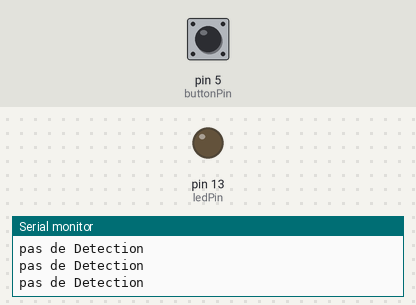
Simulated run of this sketch. Board: Arduino Uno, built with avr-gcc and run on an emulated ATmega328P. Parts: output pins drawn as LEDs (lit = HIGH), the last lines printed to the serial monitor. The test bench sets the inputs (shaded band); at power-on: pin 5 (buttonPin) LOW.

Above: at 1.2 s.
1.3 s: pin 5 (buttonPin) pulled HIGH for 0.15 s
At 1.4 s:
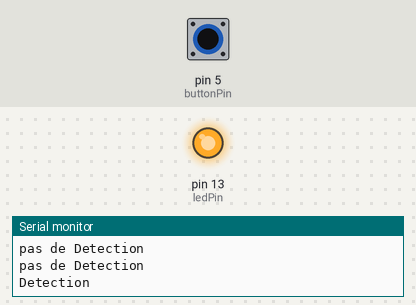
3.0 s: pin 5 (buttonPin) pulled HIGH for 3.2 s
At 6.9 s:
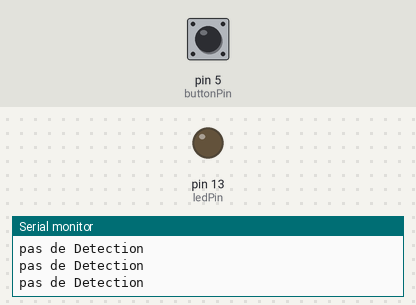
Timing chart, 0 to 8.4 s (numbered marks = the images above; inputs shaded):
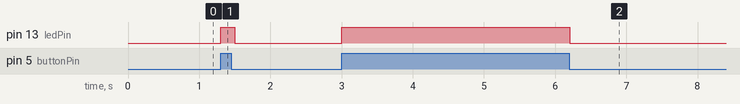

Measured:
- after the input at 1.3 s, pin 13 (ledPin): LOW → HIGH at once, → LOW 0.20 s later
- after the input at 3.0 s, pin 13 (ledPin): LOW → HIGH at once, → LOW 3.2 s later

The sketch:

PIR_simple.ino
```cpp
const int buttonPin = 5; // broche du capteur PIR
const int ledPin = 13; // la LED du Arduino
int buttonState = 0; // etat de la sortie du capteur

void setup()
{
  pinMode(ledPin, OUTPUT); //la broche de la LED est mise en sortie
  pinMode(buttonPin, INPUT); //la broche du capteur est mise en entree
  Serial.begin(9600);
}

void loop()
{
  buttonState = digitalRead(buttonPin);//lecture du capteur
  if (buttonState == HIGH) //si quelquechose est detecte
  {
    digitalWrite(ledPin, HIGH); //on allume la LED
    Serial.println("Detection");
  }
  else //sinon
  {
    digitalWrite(ledPin, LOW); //on eteint la LED
    Serial.println("pas de Detection");
  }
  delay(100);
}
```
